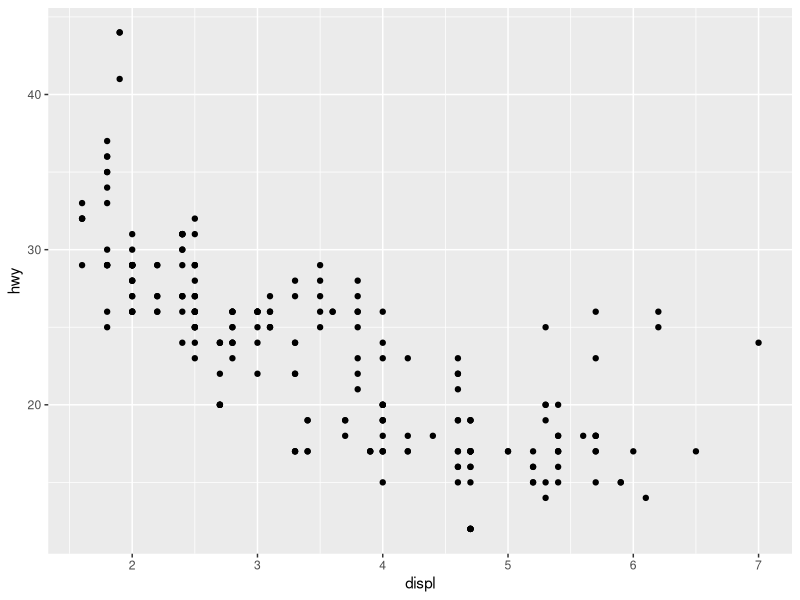
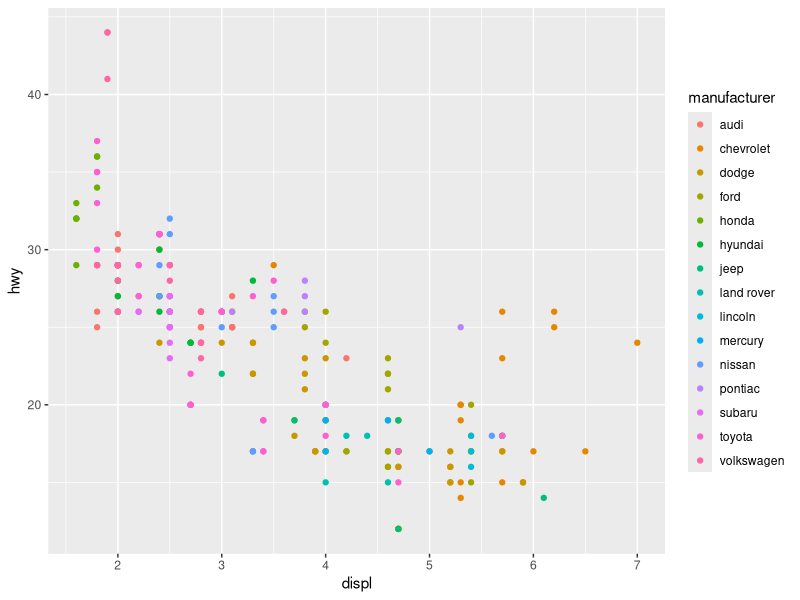
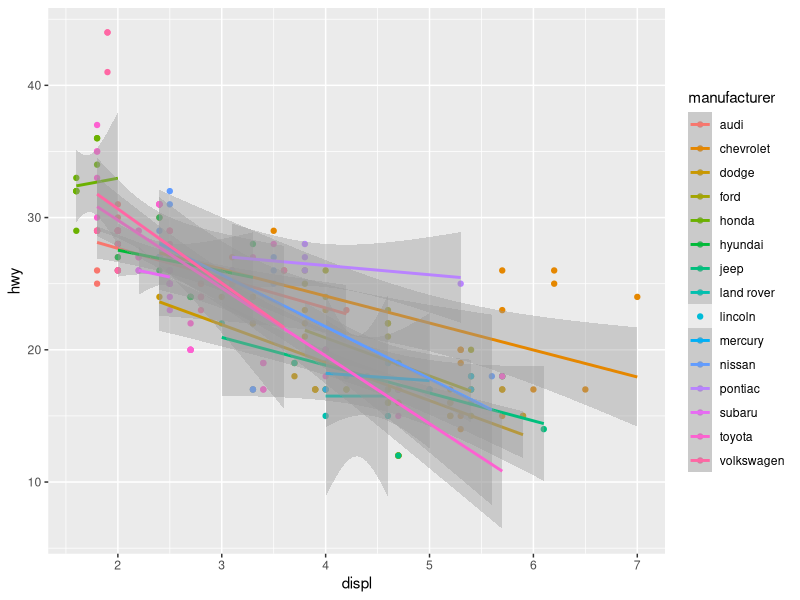
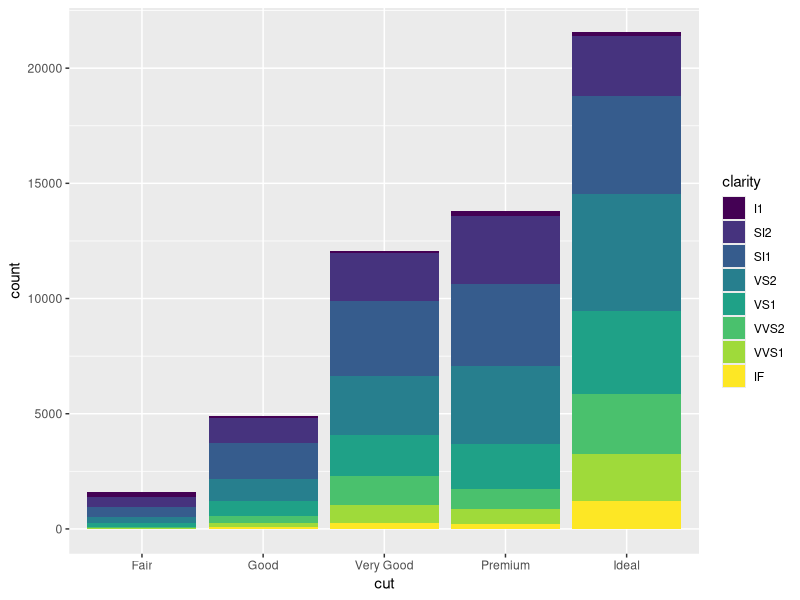
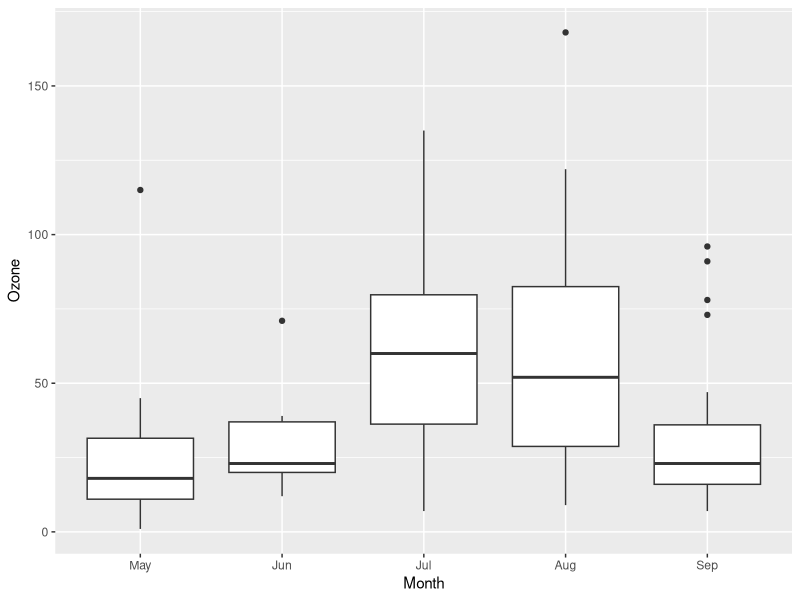
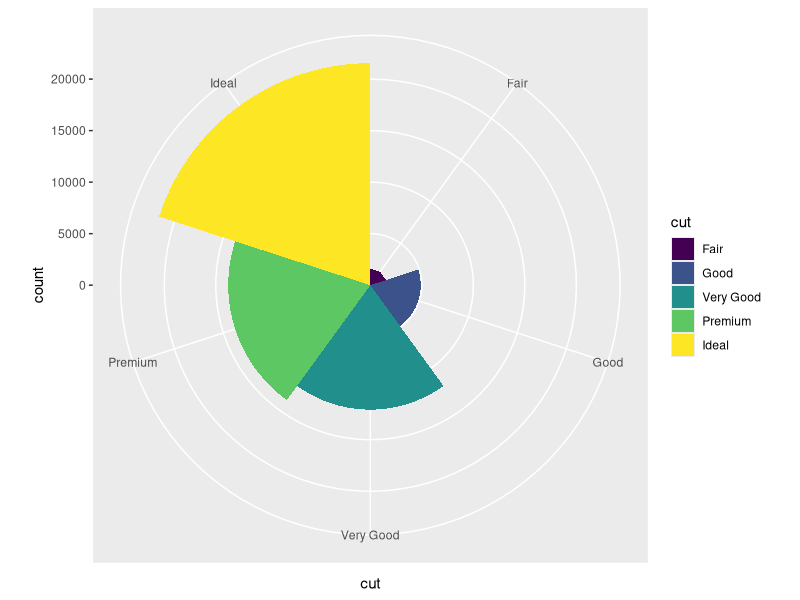

The R source for these figures, in order:
## ---- chunk 1
library(tufte)
# invalidate cache when the tufte version changes
knitr::opts_chunk$set(tidy = FALSE, cache.extra = packageVersion('tufte'))
options(htmltools.dir.version = FALSE)
library(ggplot2)
## ---- chunk 2
ggplot(data = mpg) +
  geom_point(mapping = aes(x = displ, y = hwy))
## ---- chunk 3
p <- ggplot(data = mpg, 
            mapping = aes(x = displ, y = hwy, 
                     colour = manufacturer)) + 
       geom_point()
p
p + geom_smooth(method = "lm")
## ---- chunk 4
ggplot(data = diamonds) + 
  geom_bar(mapping = aes(x = cut, 
                         fill = clarity))
## ---- chunk 5
library(datasets)

data(airquality)
airquality$Month <- factor(
             airquality$Month,
             labels = c("May", 
                        "Jun", 
                        "Jul", 
                        "Aug", 
                        "Sep"))
## ---- chunk 6
ggplot(data = airquality) + 
  geom_boxplot(mapping = 
                 aes(x = Month, y = Ozone))
## ---- chunk 7
ggplot(data = diamonds) + 
  geom_bar(mapping = aes(x = cut, fill = cut),
           width = 1) + 
  coord_polar()
